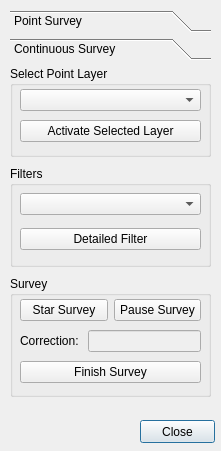
<?xml version="1.0" encoding="UTF-8"?>
<ui version="4.0">
 <class>rtkpointsDialogBase</class>
 <widget class="QDialog" name="rtkpointsDialogBase">
  <property name="enabled">
   <bool>true</bool>
  </property>
  <property name="geometry">
   <rect>
    <x>0</x>
    <y>0</y>
    <width>221</width>
    <height>451</height>
   </rect>
  </property>
  <property name="minimumSize">
   <size>
    <width>0</width>
    <height>0</height>
   </size>
  </property>
  <property name="maximumSize">
   <size>
    <width>1000</width>
    <height>1000</height>
   </size>
  </property>
  <property name="windowTitle">
   <string>RTK Points</string>
  </property>
  <property name="windowOpacity">
   <double>0.950000000000000</double>
  </property>
  <widget class="QPushButton" name="buttonClose_plugin">
   <property name="geometry">
    <rect>
     <x>140</x>
     <y>420</y>
     <width>75</width>
     <height>23</height>
    </rect>
   </property>
   <property name="text">
    <string>Close</string>
   </property>
  </widget>
  <widget class="QToolBox" name="toolBox">
   <property name="geometry">
    <rect>
     <x>10</x>
     <y>10</y>
     <width>201</width>
     <height>401</height>
    </rect>
   </property>
   <property name="currentIndex">
    <number>1</number>
   </property>
   <widget class="QWidget" name="page_1">
    <property name="enabled">
     <bool>true</bool>
    </property>
    <property name="geometry">
     <rect>
      <x>0</x>
      <y>0</y>
      <width>201</width>
      <height>347</height>
     </rect>
    </property>
    <attribute name="label">
     <string>Point Survey</string>
    </attribute>
    <widget class="QWidget" name="formLayoutWidget">
     <property name="geometry">
      <rect>
       <x>0</x>
       <y>0</y>
       <width>181</width>
       <height>101</height>
      </rect>
     </property>
     <layout class="QFormLayout" name="formLayout">
      <item row="0" column="0">
       <widget class="QLabel" name="label_3">
        <property name="text">
         <string>Latitud</string>
        </property>
       </widget>
      </item>
      <item row="1" column="0">
       <widget class="QLabel" name="label_4">
        <property name="text">
         <string>Longitud</string>
        </property>
       </widget>
      </item>
      <item row="1" column="1">
       <widget class="QLineEdit" name="lineLongitude"/>
      </item>
      <item row="2" column="0">
       <widget class="QLabel" name="label_5">
        <property name="text">
         <string>Elevation</string>
        </property>
       </widget>
      </item>
      <item row="2" column="1">
       <widget class="QLineEdit" name="lineElevation"/>
      </item>
      <item row="3" column="0">
       <widget class="QLabel" name="label_7">
        <property name="text">
         <string>FIX</string>
        </property>
       </widget>
      </item>
      <item row="3" column="1">
       <widget class="QLineEdit" name="lineFix"/>
      </item>
      <item row="0" column="1">
       <widget class="QLineEdit" name="lineLatitude"/>
      </item>
     </layout>
    </widget>
    <widget class="QLabel" name="label_2">
     <property name="geometry">
      <rect>
       <x>20</x>
       <y>180</y>
       <width>171</width>
       <height>41</height>
      </rect>
     </property>
     <property name="text">
      <string>This Section is in Construction</string>
     </property>
    </widget>
    <widget class="QPushButton" name="buttonRotationPrint">
     <property name="geometry">
      <rect>
       <x>90</x>
       <y>120</y>
       <width>81</width>
       <height>23</height>
      </rect>
     </property>
     <property name="text">
      <string>CanvasRot</string>
     </property>
    </widget>
   </widget>
   <widget class="QWidget" name="page_2">
    <property name="geometry">
     <rect>
      <x>0</x>
      <y>0</y>
      <width>201</width>
      <height>347</height>
     </rect>
    </property>
    <attribute name="label">
     <string>Continuous Survey</string>
    </attribute>
    <widget class="QGroupBox" name="groupBox">
     <property name="geometry">
      <rect>
       <x>0</x>
       <y>0</y>
       <width>201</width>
       <height>91</height>
      </rect>
     </property>
     <property name="title">
      <string>Select Point Layer</string>
     </property>
     <widget class="QWidget" name="verticalLayoutWidget_5">
      <property name="geometry">
       <rect>
        <x>10</x>
        <y>20</y>
        <width>181</width>
        <height>61</height>
       </rect>
      </property>
      <layout class="QVBoxLayout" name="verticalLayout_5">
       <item>
        <widget class="QgsMapLayerComboBox" name="mMapLayerComboBox"/>
       </item>
       <item>
        <widget class="QPushButton" name="buttonSelectLayer">
         <property name="text">
          <string>Activate Selected Layer</string>
         </property>
        </widget>
       </item>
      </layout>
     </widget>
    </widget>
    <widget class="QGroupBox" name="groupBox_2">
     <property name="geometry">
      <rect>
       <x>0</x>
       <y>210</y>
       <width>201</width>
       <height>121</height>
      </rect>
     </property>
     <property name="title">
      <string>Survey</string>
     </property>
     <widget class="QWidget" name="verticalLayoutWidget">
      <property name="geometry">
       <rect>
        <x>10</x>
        <y>20</y>
        <width>181</width>
        <height>91</height>
       </rect>
      </property>
      <layout class="QVBoxLayout" name="verticalLayout">
       <item>
        <layout class="QHBoxLayout" name="horizontalLayout_3">
         <item>
          <widget class="QPushButton" name="buttonGpsActive">
           <property name="enabled">
            <bool>true</bool>
           </property>
           <property name="text">
            <string>Star Survey</string>
           </property>
          </widget>
         </item>
         <item>
          <widget class="QPushButton" name="buttonGPSPause">
           <property name="text">
            <string>Pause Survey</string>
           </property>
          </widget>
         </item>
        </layout>
       </item>
       <item>
        <layout class="QHBoxLayout" name="horizontalLayout">
         <item>
          <widget class="QLabel" name="label">
           <property name="text">
            <string>Correction: </string>
           </property>
          </widget>
         </item>
         <item>
          <widget class="QLineEdit" name="lineEdit">
           <property name="enabled">
            <bool>false</bool>
           </property>
           <property name="cursor">
            <cursorShape>CrossCursor</cursorShape>
           </property>
           <property name="alignment">
            <set>Qt::AlignCenter</set>
           </property>
          </widget>
         </item>
        </layout>
       </item>
       <item>
        <widget class="QPushButton" name="buttonGpsDesactive">
         <property name="text">
          <string>Finish Survey</string>
         </property>
        </widget>
       </item>
      </layout>
     </widget>
    </widget>
    <widget class="QGroupBox" name="groupBox_3">
     <property name="geometry">
      <rect>
       <x>0</x>
       <y>100</y>
       <width>201</width>
       <height>101</height>
      </rect>
     </property>
     <property name="title">
      <string>Filters</string>
     </property>
     <widget class="QWidget" name="verticalLayoutWidget_2">
      <property name="geometry">
       <rect>
        <x>10</x>
        <y>20</y>
        <width>181</width>
        <height>71</height>
       </rect>
      </property>
      <layout class="QVBoxLayout" name="verticalLayout_2">
       <item>
        <widget class="QComboBox" name="comboBox_Fix"/>
       </item>
       <item>
        <widget class="QPushButton" name="buttonSetFilterPoints">
         <property name="text">
          <string>Detailed Filter</string>
         </property>
        </widget>
       </item>
      </layout>
     </widget>
    </widget>
   </widget>
  </widget>
 </widget>
 <customwidgets>
  <customwidget>
   <class>QgsMapLayerComboBox</class>
   <extends>QComboBox</extends>
   <header>qgsmaplayercombobox.h</header>
  </customwidget>
 </customwidgets>
 <tabstops>
  <tabstop>buttonGpsActive</tabstop>
  <tabstop>buttonGPSPause</tabstop>
  <tabstop>buttonGpsDesactive</tabstop>
  <tabstop>lineLatitude</tabstop>
  <tabstop>lineLongitude</tabstop>
  <tabstop>lineElevation</tabstop>
  <tabstop>lineFix</tabstop>
  <tabstop>buttonRotationPrint</tabstop>
  <tabstop>buttonClose_plugin</tabstop>
 </tabstops>
 <resources/>
 <connections/>
</ui>
